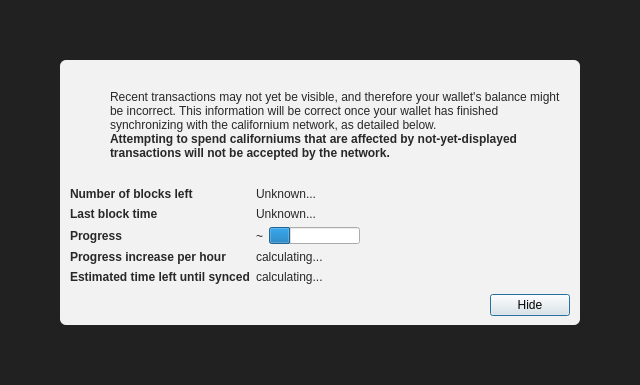
<?xml version="1.0" encoding="UTF-8"?>
<ui version="4.0">
 <class>ModalOverlay</class>
 <widget class="QWidget" name="ModalOverlay">
  <property name="geometry">
   <rect>
    <x>0</x>
    <y>0</y>
    <width>640</width>
    <height>385</height>
   </rect>
  </property>
  <property name="windowTitle">
   <string>Form</string>
  </property>
  <layout class="QVBoxLayout" name="verticalLayout" stretch="0">
   <property name="sizeConstraint">
    <enum>QLayout::SetDefaultConstraint</enum>
   </property>
   <property name="leftMargin">
    <number>0</number>
   </property>
   <property name="topMargin">
    <number>0</number>
   </property>
   <property name="rightMargin">
    <number>0</number>
   </property>
   <property name="bottomMargin">
    <number>0</number>
   </property>
   <item>
    <widget class="QWidget" name="bgWidget" native="true">
     <property name="styleSheet">
      <string notr="true">#bgWidget { background: rgba(0,0,0,220); }</string>
     </property>
     <layout class="QVBoxLayout" name="verticalLayoutMain" stretch="1">
      <property name="leftMargin">
       <number>60</number>
      </property>
      <property name="topMargin">
       <number>60</number>
      </property>
      <property name="rightMargin">
       <number>60</number>
      </property>
      <property name="bottomMargin">
       <number>60</number>
      </property>
      <item>
       <widget class="QWidget" name="contentWidget" native="true">
        <property name="styleSheet">
         <string notr="true">#contentWidget { background: rgba(255,255,255,240); border-radius: 6px; }

QLabel { color: rgb(40,40,40);  }</string>
        </property>
        <layout class="QVBoxLayout" name="verticalLayoutSub" stretch="1,0,0,0">
         <property name="spacing">
          <number>0</number>
         </property>
         <property name="leftMargin">
          <number>10</number>
         </property>
         <property name="topMargin">
          <number>10</number>
         </property>
         <property name="rightMargin">
          <number>10</number>
         </property>
         <property name="bottomMargin">
          <number>10</number>
         </property>
         <item>
          <layout class="QHBoxLayout" name="horizontalLayoutIconText" stretch="0,1">
           <property name="topMargin">
            <number>20</number>
           </property>
           <item>
            <layout class="QVBoxLayout" name="verticalLayoutIcon">
             <property name="leftMargin">
              <number>0</number>
             </property>
             <item>
              <widget class="QPushButton" name="warningIcon">
               <property name="enabled">
                <bool>false</bool>
               </property>
               <property name="text">
                <string/>
               </property>
               <property name="icon">
                <iconset>
                 <normaloff>:/icons/warning</normaloff>
                 <disabledoff>:/icons/warning</disabledoff>:/icons/warning</iconset>
               </property>
               <property name="iconSize">
                <size>
                 <width>48</width>
                 <height>48</height>
                </size>
               </property>
               <property name="flat">
                <bool>true</bool>
               </property>
              </widget>
             </item>
             <item>
              <spacer name="verticalSpacerWarningIcon">
               <property name="orientation">
                <enum>Qt::Vertical</enum>
               </property>
               <property name="sizeHint" stdset="0">
                <size>
                 <width>20</width>
                 <height>40</height>
                </size>
               </property>
              </spacer>
             </item>
            </layout>
           </item>
           <item>
            <layout class="QVBoxLayout" name="verticalLayoutInfoText">
             <property name="leftMargin">
              <number>0</number>
             </property>
             <property name="topMargin">
              <number>0</number>
             </property>
             <item>
              <widget class="QLabel" name="infoText">
               <property name="text">
                <string>Recent transactions may not yet be visible, and therefore your wallet's balance might be incorrect. This information will be correct once your wallet has finished synchronizing with the californium network, as detailed below.</string>
               </property>
               <property name="textFormat">
                <enum>Qt::RichText</enum>
               </property>
               <property name="wordWrap">
                <bool>true</bool>
               </property>
              </widget>
             </item>
             <item>
              <widget class="QLabel" name="infoTextStrong">
               <property name="font">
                <font>
                 <weight>75</weight>
                 <bold>true</bold>
                </font>
               </property>
               <property name="text">
                <string>Attempting to spend californiums that are affected by not-yet-displayed transactions will not be accepted by the network.</string>
               </property>
               <property name="textFormat">
                <enum>Qt::RichText</enum>
               </property>
               <property name="wordWrap">
                <bool>true</bool>
               </property>
              </widget>
             </item>
             <item>
              <spacer name="verticalSpacerInTextSpace">
               <property name="orientation">
                <enum>Qt::Vertical</enum>
               </property>
               <property name="sizeHint" stdset="0">
                <size>
                 <width>20</width>
                 <height>40</height>
                </size>
               </property>
              </spacer>
             </item>
            </layout>
           </item>
          </layout>
         </item>
         <item>
          <spacer name="verticalSpacerAfterText">
           <property name="orientation">
            <enum>Qt::Vertical</enum>
           </property>
           <property name="sizeHint" stdset="0">
            <size>
             <width>20</width>
             <height>40</height>
            </size>
           </property>
          </spacer>
         </item>
         <item>
          <layout class="QFormLayout" name="formLayout">
           <property name="fieldGrowthPolicy">
            <enum>QFormLayout::FieldsStayAtSizeHint</enum>
           </property>
           <property name="horizontalSpacing">
            <number>6</number>
           </property>
           <property name="verticalSpacing">
            <number>6</number>
           </property>
           <property name="topMargin">
            <number>10</number>
           </property>
           <item row="0" column="0">
            <widget class="QLabel" name="labelNumberOfBlocksLeft">
             <property name="font">
              <font>
               <weight>75</weight>
               <bold>true</bold>
              </font>
             </property>
             <property name="text">
              <string>Number of blocks left</string>
             </property>
            </widget>
           </item>
           <item row="0" column="1">
            <widget class="QLabel" name="numberOfBlocksLeft">
             <property name="text">
              <string>Unknown...</string>
             </property>
            </widget>
           </item>
           <item row="1" column="0">
            <widget class="QLabel" name="labelLastBlockTime">
             <property name="font">
              <font>
               <weight>75</weight>
               <bold>true</bold>
              </font>
             </property>
             <property name="text">
              <string>Last block time</string>
             </property>
            </widget>
           </item>
           <item row="1" column="1">
            <widget class="QLabel" name="newestBlockDate">
             <property name="sizePolicy">
              <sizepolicy hsizetype="Maximum" vsizetype="Preferred">
               <horstretch>0</horstretch>
               <verstretch>0</verstretch>
              </sizepolicy>
             </property>
             <property name="text">
              <string>Unknown...</string>
             </property>
            </widget>
           </item>
           <item row="2" column="0">
            <widget class="QLabel" name="labelSyncDone">
             <property name="font">
              <font>
               <weight>75</weight>
               <bold>true</bold>
              </font>
             </property>
             <property name="text">
              <string>Progress</string>
             </property>
            </widget>
           </item>
           <item row="2" column="1">
            <layout class="QHBoxLayout" name="horizontalLayoutSync" stretch="0,1">
             <item>
              <widget class="QLabel" name="percentageProgress">
               <property name="text">
                <string notr="true">~</string>
               </property>
              </widget>
             </item>
             <item>
              <widget class="QProgressBar" name="progressBar">
               <property name="value">
                <number>24</number>
               </property>
               <property name="format">
                <string/>
               </property>
              </widget>
             </item>
            </layout>
           </item>
           <item row="4" column="0">
            <widget class="QLabel" name="labelProgressIncrease">
             <property name="font">
              <font>
               <weight>75</weight>
               <bold>true</bold>
              </font>
             </property>
             <property name="text">
              <string>Progress increase per hour</string>
             </property>
            </widget>
           </item>
           <item row="4" column="1">
            <widget class="QLabel" name="progressIncreasePerH">
             <property name="text">
              <string>calculating...</string>
             </property>
            </widget>
           </item>
           <item row="5" column="0">
            <widget class="QLabel" name="labelEstimatedTimeLeft">
             <property name="font">
              <font>
               <weight>75</weight>
               <bold>true</bold>
              </font>
             </property>
             <property name="text">
              <string>Estimated time left until synced</string>
             </property>
            </widget>
           </item>
           <item row="5" column="1">
            <widget class="QLabel" name="expectedTimeLeft">
             <property name="text">
              <string>calculating...</string>
             </property>
            </widget>
           </item>
          </layout>
         </item>
         <item>
          <layout class="QHBoxLayout" name="horizontalLayoutButtons">
           <property name="leftMargin">
            <number>10</number>
           </property>
           <property name="topMargin">
            <number>10</number>
           </property>
           <item>
            <spacer name="horizontalSpacer">
             <property name="orientation">
              <enum>Qt::Horizontal</enum>
             </property>
             <property name="sizeHint" stdset="0">
              <size>
               <width>40</width>
               <height>20</height>
              </size>
             </property>
            </spacer>
           </item>
           <item>
            <widget class="QPushButton" name="closeButton">
             <property name="text">
              <string>Hide</string>
             </property>
             <property name="shortcut">
              <string>Esc</string>
             </property>
             <property name="focusPolicy">
              <enum>Qt::StrongFocus</enum>
             </property>
             <property name="default">
              <bool>true</bool>
             </property>
            </widget>
           </item>
          </layout>
         </item>
        </layout>
       </widget>
      </item>
     </layout>
    </widget>
   </item>
  </layout>
 </widget>
 <resources/>
 <connections/>
</ui>
